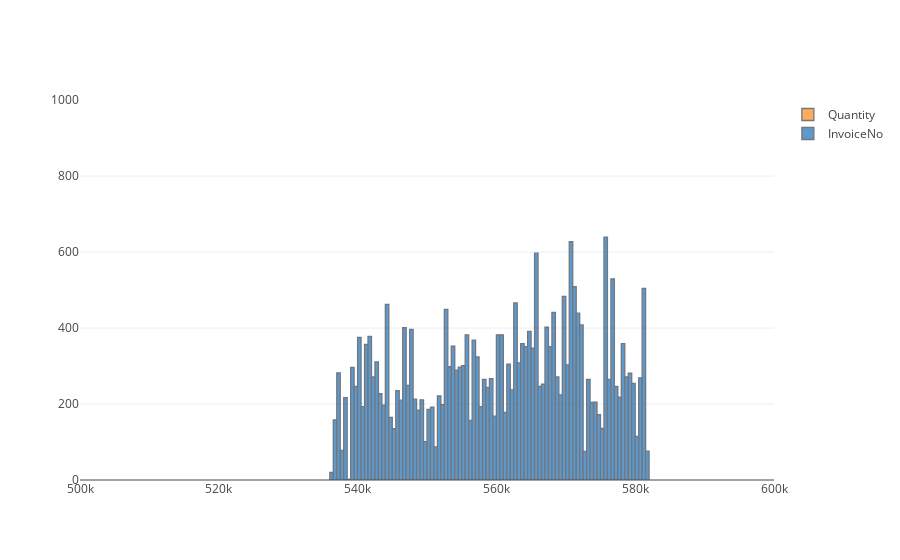

Write notebook code for a chart like this one.
### Code cell
data_4[['Quantity','InvoiceNo']].iplot(kind='hist', layout =layout )

### Figure 1 — Plotly figure (JSON) as saved in the notebook; plotly's stock layout.template omitted (floating-point values rounded to 4 significant figures; data arrays with more than 128 entries replaced by an {"elided": "..."} marker saying what was removed)
{"data": [{"histfunc": "count", "histnorm": "", "marker": {"color": "rgba(255, 153, 51, 1.0)", "line": {"color": "#4D5663", "width": 1.3}}, "name": "Quantity", "opacity": 0.8, "orientation": "v", "type": "histogram", "uid": "b10c145e-f5d6-424a-b0d8-4ab8028bda3c", "x": {"elided": "26150 int values"}}, {"histfunc": "count", "histnorm": "", "marker": {"color": "rgba(55, 128, 191, 1.0)", "line": {"color": "#4D5663", "width": 1.3}}, "name": "InvoiceNo", "opacity": 0.8, "orientation": "v", "type": "histogram", "uid": "2540ec3b-f6de-4b1e-ad92-23468fc70ce2", "x": {"elided": "26150 int values"}}], "layout": {"barmode": "overlay", "xaxis": {"range": [500000, 600000]}, "yaxis": {"range": [0, 1000]}}}
